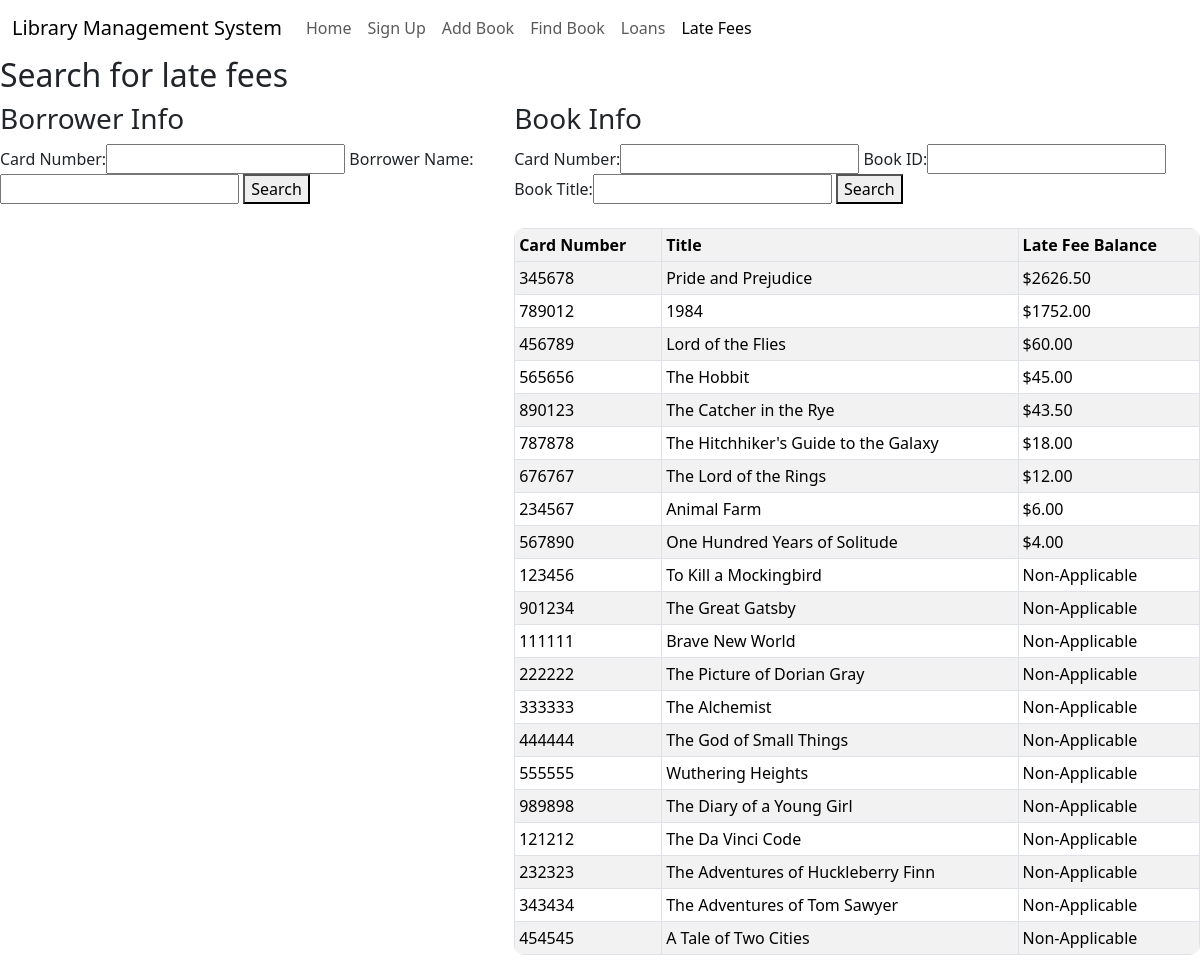
The page /late_fees_2 on the database its author committed.
### tables this page shows
CREATE TABLE Book_Loans (
    book_id         INT NOT NULL,
    branch_id       INT,
    card_no         VARCHAR(20) NOT NULL,
    date_out        Date,
    due_date        Date,
    returned_date   Date, late INT,
    PRIMARY KEY(book_id, branch_id, card_no),
    FOREIGN KEY(book_id) REFERENCES Book(book_id),
    FOREIGN KEY(branch_id) REFERENCES Library_Branch(branch_id),
    FOREIGN KEY(card_no) REFERENCES Borrower(card_no)
);

CREATE TABLE Book (
    book_id         INTEGER PRIMARY KEY AUTOINCREMENT,
    title           VARCHAR(50) NOT NULL,
    book_publisher  VARCHAR(25),
    FOREIGN KEY(book_publisher) REFERENCES Publisher(publisher_name)
);

### app.py (the view, shortened to what this page needs)
@app.route('/late_fees_2', methods=['GET', 'POST'])
def late_fees_2():
    card_no = request.form.get('cardNo')
    book_id = request.form.get('bookID')
    book_title = request.form.get('bookTitle')
    try:
        sqliteConnection = sqlite3.connect('LMS.db')
        cursor = sqliteConnection.cursor()
        if card_no and book_id and book_title:
            select_query = """
                    SELECT V.card_no, V.title, V.late_fee_balance
                    FROM vBookLoanInfo V
                    JOIN Book_Loans BL ON V.card_no=BL.card_no
                    WHERE BL.book_id=? AND V.card_no=? AND V.title LIKE ?;"""
            cursor.execute(select_query, (book_id, card_no, '%' + book_title + '%',))
        elif card_no and book_title:
            select_query = """
                    SELECT V.card_no, V.title, V.late_fee_balance
                    FROM VBookLoanInfo V
                    WHERE V.card_no=? AND V.title LIKE ?"""
            cursor.execute(select_query, (card_no, '%' + book_title + '%',))
        else:
            select_query = """
                    SELECT card_no, title, late_fee_balance
                    FROM vBookLoanInfo
                    ORDER BY late_fee_balance DESC"""
            cursor.execute(select_query)
        data = cursor.fetchall()
        modified_data = replace_zero_with_na(data)
        reformatted_data = modify_late_fee_format(modified_data)
        print(modified_data)
        cursor.close()
        sqliteConnection.close()
        return render_template('latefees.html', fees_2=reformatted_data)
    except Exception as e:
        print('Error: ', e)

### book_utils.py (called while the page is built)
def replace_zero_with_na(book_data):
    modified_data = []
    for book_tuple in book_data:
        if book_tuple[-1] == 0.0:
            modified_tuple = book_tuple[:-1] + ("Non-Applicable",)
        else:
            modified_tuple = book_tuple
        modified_data.append(modified_tuple)
    return modified_data

def modify_late_fee_format(book_data):
    modified_data = []
    for book_tuple in book_data:
        if book_tuple[-1] != "Non-Applicable":
            formatted_price = '${:.1f}0'.format(float(book_tuple[-1]))
            modified_tuple = book_tuple[:-1] + (formatted_price,)
        else:
            modified_tuple = book_tuple
        modified_data.append(modified_tuple)
    return modified_data

### templates/latefees.html (shortened to what this page needs)
<!DOCTYPE html>
<html lang="en">
<head>
    <link href="https://cdn.jsdelivr.net/npm/bootstrap@5.3.2/dist/css/bootstrap.min.css" rel="stylesheet">
    <link rel="stylesheet" href="{{ url_for('static', filename='styles.css') }}">
</head>
<body>
    <nav class="navbar navbar-expand-lg">
        <div class="container-fluid">
            <span class="navbar-brand mb-0 h1">Library Management System</span>
            <div class="collapse navbar-collapse" id="navbarNav">
                <div class="navbar-nav">
                        <a class="nav-link" href="{{ url_for('home') }}">Home</a>
                        <a class="nav-link" href="{{ url_for('borrower') }}">Sign Up</a>
                        <a class="nav-link" href="{{ url_for('book') }} ">Add Book</a>
                        <a class="nav-link" href="{{ url_for('find_book') }}"">Find Book</a>
                        <a class="nav-link" href="{{ url_for('find_loan') }}"">Loans</a>
                        <a class="nav-link active" aria-current="page" href="{{ url_for('latefees') }}"">Late Fees</a>
                </div>
            </div>
        </div>
    </nav>
    <h2>Search for late fees</h2>
    <div style="display: flex; justify-content: space-around;">
        <div>
            <h3>Borrower Info</h3>
            <form method="post" action="{{ url_for('latefees') }}">
                <label for="cardnoFees">Card Number: </label><input type="text" name="cardnoFees" id="cardnoFees">
                <label for="borrowerName">Borrower Name: </label><input type="text" name="borrowerName" id="borrowerName">
                <button type="submit" id="searchFeesBtn">Search</button>
            </form>
            <br>
        </div>
        <div>
            <h3>Book Info</h3>
            <form method="post" action="{{ url_for('late_fees_2') }}">
                <label for="cardNo">Card Number: </label><input type="text" name="cardNo" id="cardNo">
                <label for="bookID">Book ID: </label><input type="text" name="bookID" id="bookID">
                <label for="bookTitle">Book Title: </label><input type="text" name="bookTitle" id="bookTitle">
                <button type="submit" id="searchFees2Btn">Search</button>
            </form>
            <br>
            {% if fees_2 %}
                <table class="table table-sm table-striped table-hover table-bordered">
                    <tr>
                        <th>Card Number</th>
                        <th>Title</th>
                        <th>Late Fee Balance</th>
                    </tr>
                    {% for fee in fees_2 %}
                        <tr>
                            <td>{{ fee[0] }}</td>
                            <td>{{ fee[1] }}</td>
                            <td>{{ fee[2] }}</td>
                        </tr>
                    {% endfor %}
                </table>
            {% endif %}
        </div>
    </div>
</body>
</html>

### static/styles.css (style rules this page uses)
.table { border-radius: 10px; overflow: hidden; }

### rows shown on the page
Book_Loans: card_no "345678", title "Pride and Prejudice", fee "$2626.50"
Book_Loans: card_no "789012", title "1984", fee "$1752.00"
Book_Loans: card_no "456789", title "Lord of the Flies", fee "$60.00"
Book_Loans: card_no "565656", title "The Hobbit", fee "$45.00"
Book_Loans: card_no "890123", title "The Catcher in the Rye", fee "$43.50"
Book_Loans: card_no "787878", title "The Hitchhiker's Guide to the Galaxy", fee "$18.00"
Book_Loans: card_no "676767", title "The Lord of the Rings", fee "$12.00"
Book_Loans: card_no "234567", title "Animal Farm", book "$6.00"
Book_Loans: card_no "567890", title "One Hundred Years of Solitude", fee "$4.00"
Book_Loans: card_no "123456", title "To Kill a Mockingbird", fee "Non-Applicable"
Book_Loans: card_no "901234", title "The Great Gatsby", fee "Non-Applicable"
Book_Loans: card_no "111111", title "Brave New World", fee "Non-Applicable"
Book_Loans: card_no "222222", title "The Picture of Dorian Gray", fee "Non-Applicable"
Book_Loans: card_no "333333", title "The Alchemist", fee "Non-Applicable"
Book_Loans: card_no "444444", title "The God of Small Things", fee "Non-Applicable"
Book_Loans: card_no "555555", title "Wuthering Heights", fee "Non-Applicable"
Book_Loans: card_no "989898", title "The Diary of a Young Girl", fee "Non-Applicable"
Book_Loans: card_no "121212", title "The Da Vinci Code", fee "Non-Applicable"
Book_Loans: card_no "232323", title "The Adventures of Huckleberry Finn", fee "Non-Applicable"
Book_Loans: card_no "343434", title "The Adventures of Tom Sawyer", fee "Non-Applicable"
Book_Loans: card_no "454545", title "A Tale of Two Cities", fee "Non-Applicable"
